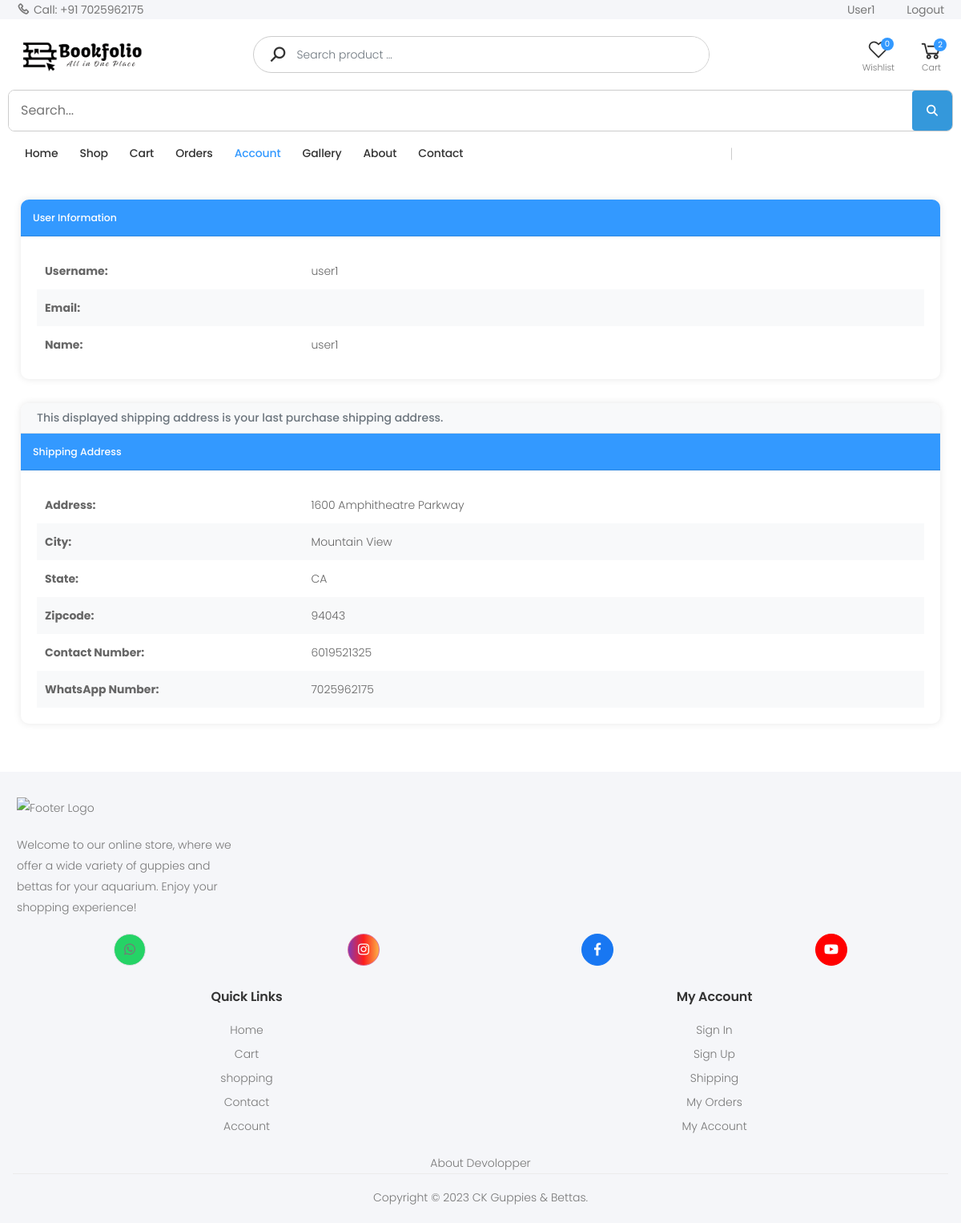
The page /account/ (signed in) on the database its author committed.
### store/models.py (models this page shows, shortened)
class Customer(models.Model):
    user = models.OneToOneField(User, on_delete=models.CASCADE)
    name = models.CharField(max_length=200, null=True)
    contact_number = models.CharField(max_length=12, unique=True, null=True)

class ShippingAddress(models.Model):
    customer = models.ForeignKey(Customer, on_delete=models.SET_NULL, null=True)
    order = models.ForeignKey(Order, on_delete=models.SET_NULL, null=True)
    number = models.CharField(max_length=12, null=False, blank=False)
    whatsapp = models.CharField(max_length=12, null=False, blank=False)
    address = models.CharField(max_length=200, null=False)
    city = models.CharField(max_length=200, null=False)
    state = models.CharField(max_length=200, null=False)
    zipcode = models.CharField(max_length=200, null=False)
    date_added = models.DateTimeField(auto_now_add=True)

### store/views.py (the view)
# urls.py: path('account/',views.account_info,name='account_info'),
def account_info(request):
    if not request.user.is_authenticated:
        return redirect('auth_app:login')
    customer = request.user.customer
    last_shipping = ShippingAddress.objects.filter(customer=customer).order_by('-date_added').first()
    context = {
        'user': request.user,
        'shipping_info': last_shipping,
    }
    return render(request, 'store/account_info.html', context)

### store/templates/store/account_info.html (shortened to what this page needs)
{% extends "store/Base.html" %}
{% load static %}
{% block content %}
<div class="container my-5">
    <div class="row">
        <div class="col-12">
            <div class="info-card">
                <div class="card-header">
                    <h5 class="mb-0">User Information</h5>
                </div>
                <div class="card-body">
                    <table class="info-table">
                        <tr>
                            <th>Username:</th>
                            <td>{{ user.username }}</td>
                        </tr>
                        <tr>
                            <th>Email:</th>
                            <td>{{ user.email }}</td>
                        </tr>
                        <tr>
                            <th>Name:</th>
                            <td>{{ user.customer.name }}</td>
                        </tr>
                    </table>
                </div>
            </div>
            <div class="info-card">
                <h6>This displayed shipping address is your last purchase shipping address.</h6>
                <div class="card-header">
                    <h5 class="mb-0">Shipping Address</h5>
                </div>
                <div class="card-body">
                    {% if shipping_info %}
                    <table class="info-table">
                        <tr>
                            <th>Address:</th>
                            <td>{{ shipping_info.address }}</td>
                        </tr>
                        <tr>
                            <th>City:</th>
                            <td>{{ shipping_info.city }}</td>
                        </tr>
                        <tr>
                            <th>State:</th>
                            <td>{{ shipping_info.state }}</td>
                        </tr>
                        <tr>
                            <th>Zipcode:</th>
                            <td>{{ shipping_info.zipcode }}</td>
                        </tr>
                        <tr>
                            <th>Contact Number:</th>
                            <td>{{ shipping_info.number }}</td>
                        </tr>
                        <tr>
                            <th>WhatsApp Number:</th>
                            <td>{{ shipping_info.whatsapp }}</td>
                        </tr>
                    </table>
                    {% else %}
                    <p>You can add shipping information during cart checkout.</p>
                    {% endif %}
                </div>
            </div>
        </div>
    </div>
</div>
{% endblock %}

### store/templates/store/Base.html (shortened to what this page needs)
{% load static %}
<!DOCTYPE html>
<html lang="en">
<head>
    <link rel="stylesheet" href="{% static 'assets/css/bootstrap.min.css' %}">
    <link rel="stylesheet" href="{% static 'assets/css/style/Base.css' %}">
    <link rel="stylesheet" href="{% static 'assets/css/skins/skin-demo-4.css' %}">
    <link rel="stylesheet" href="{% static 'assets/css/demos/demo-4.css' %}">
    <link rel="stylesheet" href="{% static 'assets/css/style2.css' %}">
</head>
<body>
    <div class="page-wrapper">
        <header class="header header-intro-clearance header-4">
          <div class="header-top">
            <div class="container">
                <div class="header-left">
                    <a href="tel:#"><i class="icon-phone"></i>Call: +91 7025962175</a>
                </div>
                <div class="header-right">
                    <ul class="top-menu" id="account-toggle">
                        <li>
                            <ul id="account-menu">
                                {% if user.is_authenticated %}
                                    <li><a href="{% url 'store_app:account_info' %}">{{user.username}}</a></li>
                                    <li><a href="{% url 'auth_app:logout' %}" id="signin-button">Logout</a></li>
                                {% else %}
                                    <li><a href="{% url 'auth_app:register' %}" id="signup-button">Sign up</a></li>
                                    <li><a href="{% url 'auth_app:login' %}" id="signin-button">Sign in</a></li>
                                {% endif %}
                            </ul>
                        </li>
                    </ul>
                </div>
            </div>
        </div>
            <div class="header-middle">
                <div class="container">
                    <div class="header-left">
                        <a href="{% url 'store_app:allProdCat' %}" class="logo">
                            <img src="{% static 'assets/images/demos/demo-4/dd.png' %}" alt="Molla Logo" width="150" height="25">
                        </a>
                    </div>
                    <div class="header-center">
                        <div class="header-search header-search-extended header-search-visible d-none d-lg-block">
							<form action="{% url 'search_app:SearchResult' %}" method="get">
                                <div class="header-search-wrapper search-wrapper-wide">
                                    <button class="btn btn-primary" type="submit"><i class="icon-search"></i></button>
                                    <input type="search" class="form-control" name="q" id="q" placeholder="Search product ..." required>
                                </div>
                            </form>
                        </div>
                    </div>
                    <div class="header-right">
                        <div class="wishlist">
                            <a href="{% url 'store_app:wishlist' %}" title="Wishlist">
                                <div class="icon">
                                    <i class="icon-heart-o"></i>
                                    <span class="wishlist-count badge" id="wishlist-count">{{ wishlist_count }}</span>
                                </div>
                                <p>Wishlist</p>
                            </a>
                        </div>
                        <div class="dropdown cart-dropdown">
                            <a href="{% url 'store_app:cart' %}" class="dropdown-toggle">
                                <div class="icon">
                                    <i class="icon-shopping-cart"></i>
                                    <span class="cart-count" data-cart-items="{{cartItems}}">{{cartItems}}</span>
                                </div>
                                <p>Cart</p>
                            </a>
                        </div>
                    </div>
                </div>
                <div class="mobile-search-container">
                    <form class="mobile-search-form" action="{% url 'search_app:SearchResult' %}" method="get">
                      <div class="search-input-wrapper">
                        <input
                          type="search"
                          name="q"
                          id="q"
                          placeholder="Search..."
                          class="mobile-search-input"
                          autocomplete="off"
                          required
                        >
                            <button type="submit" class="mobile-search-button">
                                <i class="fas fa-search"></i>
                            </button>
                      </div>
                    </form>
                  </div>
            </div>
            <div class="header-bottom sticky-header">
                <div class="container">
                    <div class="header-center">
                        <nav class="main-nav">
                            <ul class="menu sf-arrows">
                                <li class="megamenu-container {% if request.path == '/' %}active{% endif %}">
                                    <a href="{% url 'store_app:allProdCat' %}">Home</a>
                                </li>
                                <li class="megamenu-container {% if request.path == '/shop/' %}active{% endif %}">
                                    <a href="{% url 'store_app:allProductListing' %}">Shop</a>
                                </li>
                                <li class="{% if request.path == '/cart/' %}active{% endif %}">
                                    <a href="{% url 'store_app:cart' %}">Cart</a>
                                </li>
                                    {% if user.is_authenticated %}
                                <li class="{% if request.path == '/orders/' %}active{% endif %}">
                                    <a href="{% url 'store_app:orders' %}">Orders</a>
                                </li>
                                {% endif %}
                                <li class="{% if request.path == '/account/' %}active{% endif %}">
                                    <a href="{% url 'store_app:account_info' %}">Account</a>
                                </li>
                                <li class="{% if request.path == '/gallery/' %}active{% endif %}">
                                    <a href="{% url 'store_app:gallery' %}">Gallery</a>
                                </li>
                                <li class="{% if request.path == '/about/' %}active{% endif %}">
                                    <a href="{% url 'store_app:about' %}">About</a>
                                </li>
                                <li class="{% if request.path == '/contact/' %}active{% endif %}">
                                    <a href="{% url 'store_app:contact' %}">Contact</a>
                                </li>
                            </ul>
                        </nav>
                    </div>
                </div>
            </div>
        </header>
        {% block content %}{% endblock %}
        <footer class="footer">
            <div class="footer-middle">
                <div class="container">
                    <div class="row">
                        <div class="col-sm-6 col-lg-3">
                            <div class="widget widget-about">
                                <img src="{% static 'assets/images/demos/demo-4/logo 19a.png' %}" class="footer-logo" alt="Footer Logo" width="105" height="25">
                                <p>Welcome to our online store, where we offer a wide variety of guppies and bettas for your aquarium. Enjoy your shopping experience!</p>
                            </div>
                        </div>
                        <div class="col-md-12">
                            <div class="social-icons social-icons-colored justify-content-around mb-3">
                                <a href="#" class="social-icon social-whatsapp" title="WhatsApp" target="_blank" style="background-color: #25d366;"><i class="icon-whatsapp"></i></a>
                                <a href="#" class="social-icon social-instagram" title="Instagram" target="_blank"><i class="icon-instagram"></i></a>
                                <a href="#" class="social-icon social-facebook" title="Facebook" target="_blank"><i class="icon-facebook-f"></i></a>
                                <a href="#" class="social-icon social-youtube" title="Youtube" target="_blank"><i class="icon-youtube"></i></a>
                            </div>
                        </div>
                        <div class="container text-center">
                            <div class="row">
                                <div class="col">
                                    <div class="col-sm-12 col-lg-12">
                                        <div class="widget">
                                            <h4 class="widget-title">Quick Links</h4>
                                            <ul class="widget-list">
                                                <li><a href="{% url 'store_app:allProdCat' %}">Home</a></li>
                                                <li><a href="{% url 'store_app:cart' %}">Cart</a></li>
                                                <li><a href="{% url 'store_app:allProductListing' %}">shopping</a></li>
                                                <li><a href="{% url 'store_app:contact' %}">Contact</a></li>
                                                <li><a href="{% url 'store_app:account_info' %}">Account</a></li>
                                            </ul>
                                        </div>
                                    </div>
                                </div>
                                <div class="col">
                                    <div class="col-sm-12 col-lg-12">
                                        <div class="widget">
                                            <h4 class="widget-title">My Account</h4>
                                            <ul class="widget-list">
                                                <li><a href="{% url 'auth_app:login' %}">Sign In</a></li>
                                                <li><a href="{% url 'auth_app:register' %}">Sign Up</a></li>
                                                <li><a href="#">Shipping</a></li>
                                                <li><a href="#">My Orders</a></li>
                                                <li><a href="{% url 'store_app:account_info' %}">My Account</a></li>
                                            </ul>
                                        </div>
                                    </div>
                                </div>
                              </div>
                    </div>
                </div>
            </div>
            <div>
                <a href="{% url 'store_app:devolopper' %}">
                    <p class="footer-copyright text-center">About Devolopper</p>
                </a>
            </div>
            <div class="footer-bottom">
                <div class="container">
                    <p class="footer-copyright text-center">Copyright © 2023 CK Guppies & Bettas.</p>
                </div>
            </div>
        </footer>
    </div>
</body>
</html>

### rows shown on the page
ShippingAddress: address "1600 Amphitheatre Parkway", city "Mountain View", state "CA", zipcode "94043", number "6019521325", whatsapp "7025962175"

### other values the page prints
{{ user.username }} "User1"
{{ wishlist_count }} "0"
{{ cartItems }} "2"
{{ user.username }} "user1"
{{ user.customer.name }} "user1"
